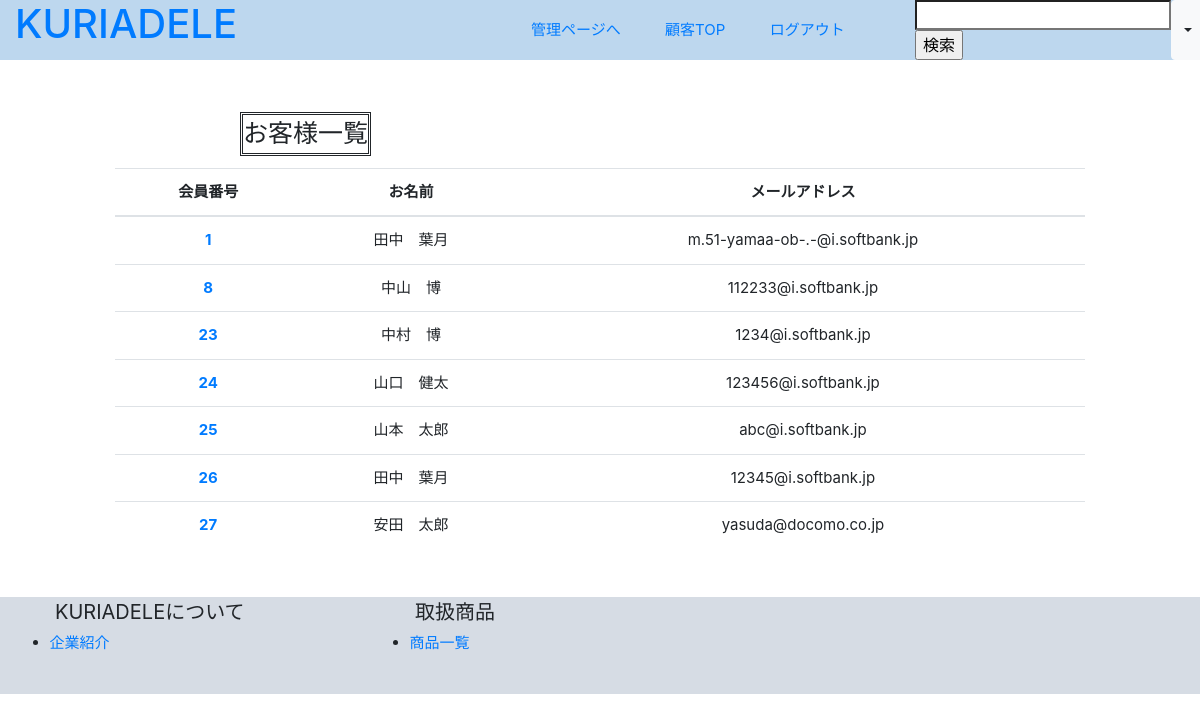
Screenshot of /customer_check.php (signed in) with the database file from the repository.
### tables this page shows
CREATE TABLE `customers` (
  `id` int(11) NOT NULL AUTO_INCREMENT,
  `name` varchar(255) NOT NULL,
  `kana_name` varchar(255) NOT NULL,
  `postal_code` varchar(255) NOT NULL,
  `address` varchar(255) NOT NULL,
  `tel` varchar(255) NOT NULL,
  `email_address` varchar(255) NOT NULL,
  `password` varchar(255) NOT NULL,
  `created_at` timestamp NOT NULL DEFAULT CURRENT_TIMESTAMP ON UPDATE CURRENT_TIMESTAMP,
  PRIMARY KEY (`id`),
  UNIQUE KEY `email_address` (`email_address`)
);

### customer_check.php (called while the page is built, shortened)
<?php
    require_once 'daos/customer_dao.php';
    $customers = CustomerDAO::get_all_humans();
    include_once 'admin_views/customer_check_view.php';
?>

### daos/customer_dao.php (called while the page is built, shortened)
<?php
    class CustomerDAO extends DAO{
        public static function get_all_humans(){
            $pdo = null;
            $stmp = null;
            try{
                $pdo = self::get_connection();
                $stmt = $pdo->query('SELECT * FROM customers');
                $stmt->setFetchMode(PDO::FETCH_CLASS|PDO::FETCH_PROPS_LATE, 'Customer');
                $customers = $stmt->fetchAll();
                return $customers;
            }catch(PDOException $e){
                return array();
            }finally{
               self::close_connection($pdo, $stmp);
            }
        }
    }
?>

### admin_views/customer_check_view.php (the view, shortened to what this page needs)
<!doctype html>
<html lang='ja'>
    <head>
        <link rel='stylesheet' href='index.css'>
        <link rel="stylesheet" href="https://stackpath.bootstrapcdn.com/bootstrap/4.5.2/css/bootstrap.min.css">
    </head>
    <body>
        <div class='container-fluid header fixed-top'>
            <div class='row'>
                <span class='col-lg-2 col-md-2 col-auto'>
                    <a href='admin_index.php'><h1>KURIADELE</h1></a>
                </span>
                <span class='col-lg-7 col-md-5 d-none d-lg-block span_a'>
                    <a href='administrator.php' class='span_b'>管理ページへ</a>
                    <a href='index.php' class='span_b'>顧客TOP</a>
                    <a href='admin_logout.php' class='span_b'>ログアウト</a>
                </span>
                <div class='col-lg-3 col-md-5 col-auto span_c'>
                    <form method='GET' action='admin_search.php'>
                        <input type='search' name='name'/>
                        <input type='submit' value='検索'/>
                    </form>
                    <button type="button" class="btn btn-light dropdown-toggle d-none d-sm-block" data-toggle="dropdown"></button>
                </div>
            </div>
        </div>
        <p class='body'>
            <p class='customer'>お客様一覧</p>
            <div class='container-fluid  col-lg-10'>
                <table class='table table-hover '>
                    <thead>
                        <tr>
                            <th class='top_c'>会員番号</th>
                            <th class='top_c'>お名前</th>
                            <th class='top_c'>メールアドレス</th>
                        </tr>
                    </thead>
                    <?php foreach($customers as $customer){ ?>
                        <tr>
                            <th class='top_c'><a href='personal.php?id=<?= $customer->id ?>'><?= $customer->id ?></a></th>
                            <td class='top_c'><?= $customer->name ?></td>
                            <td class='top_c'><?= $customer->email_address ?></td>
                        </tr>
                    <?php } ?>
                </table>
            </div>
        </p>
        <div class='container-fluid footer'>
            <div class='row'>
            <ul><span class='col-lg-4'>KURIADELEについて</span><br>
                <li><a href='admin_company.php'>企業紹介</a></li>
            </ul>
            <ul><span class='col-lg-4'>取扱商品</span>
                <li><a href='admin_product.php'>商品一覧</a></li>
            </ul>
        </div>
    </body>
</html>

### index.css (style rules this page uses)
.header { position:fixed; background-color: #BDD7EE; align-items: center; }
.span_a { font-size: 15px; text-align: right; margin: auto; }
.span_b { text-align: right; margin-right: 6%; }
.span_c { text-align: left; margin: auto; display: flex; }
.top_c { text-align: center; font-size: 15px; }
.body { padding: 4%; }
.customer { display: inline-block; font-size: 25px; border: double; margin-left: 20%; margin-bottom: 1%; text-align: center; }
.footer { background-color: #D6DCE4; margin-top: 4%; padding-bottom: 2%; }
ul { width: 30%; font-size: 20px; }
li { font-size: 15px; margin-top: 5px; margin-left: 3%; }

### rows the page displays
customers: id "1", name "田中 葉月", email_address "m.51-yamaa-ob-.-@i.softbank.jp"
customers: id "8", name "中山 博", email_address "112233@i.softbank.jp"
customers: id "23", name "中村 博", email_address "1234@i.softbank.jp"
customers: id "24", name "山口 健太", email_address "123456@i.softbank.jp"
customers: id "25", name "山本 太郎", email_address "abc@i.softbank.jp"
customers: id "26", name "田中 葉月", email_address "12345@i.softbank.jp"
customers: id "27", name "安田 太郎", email_address "yasuda@docomo.co.jp"
